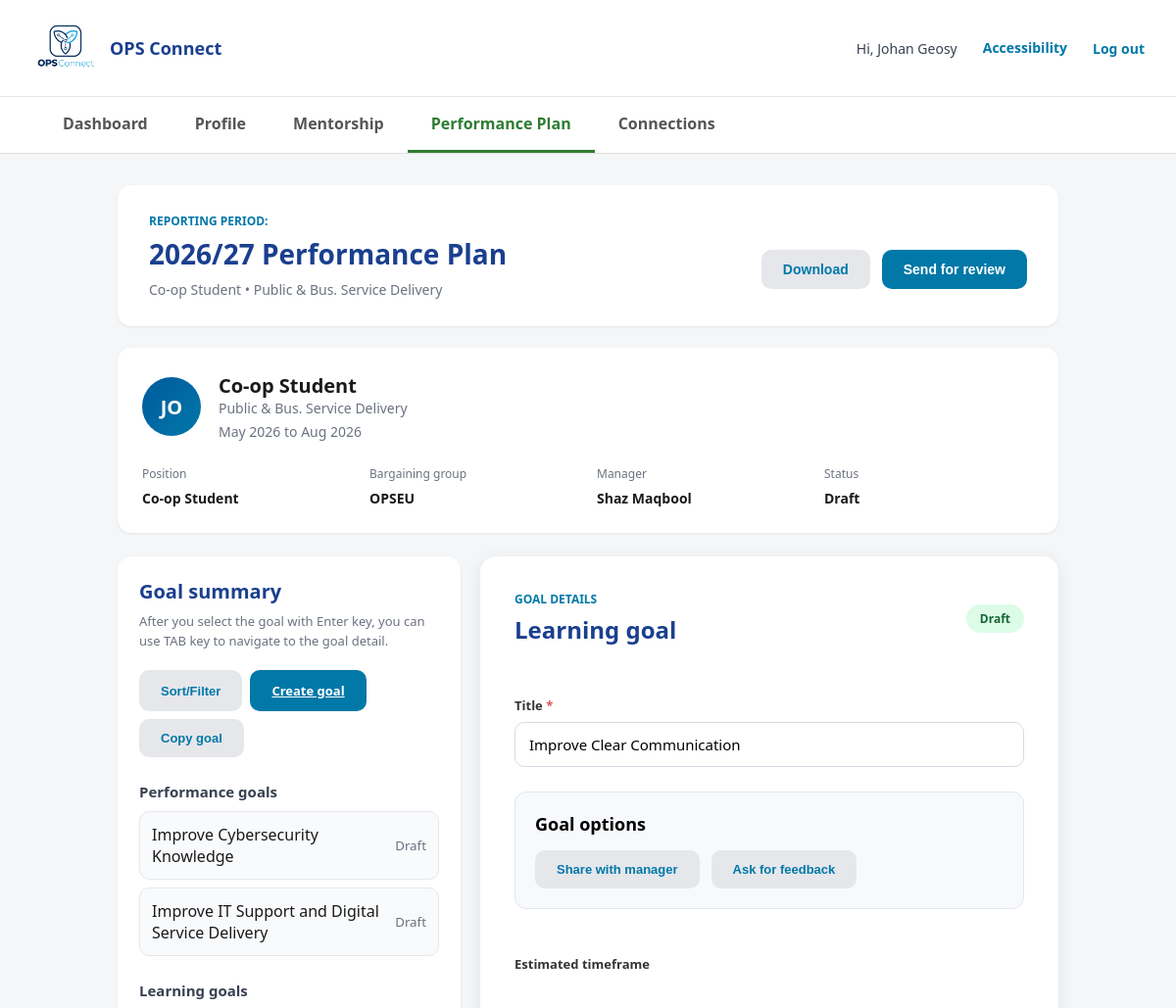
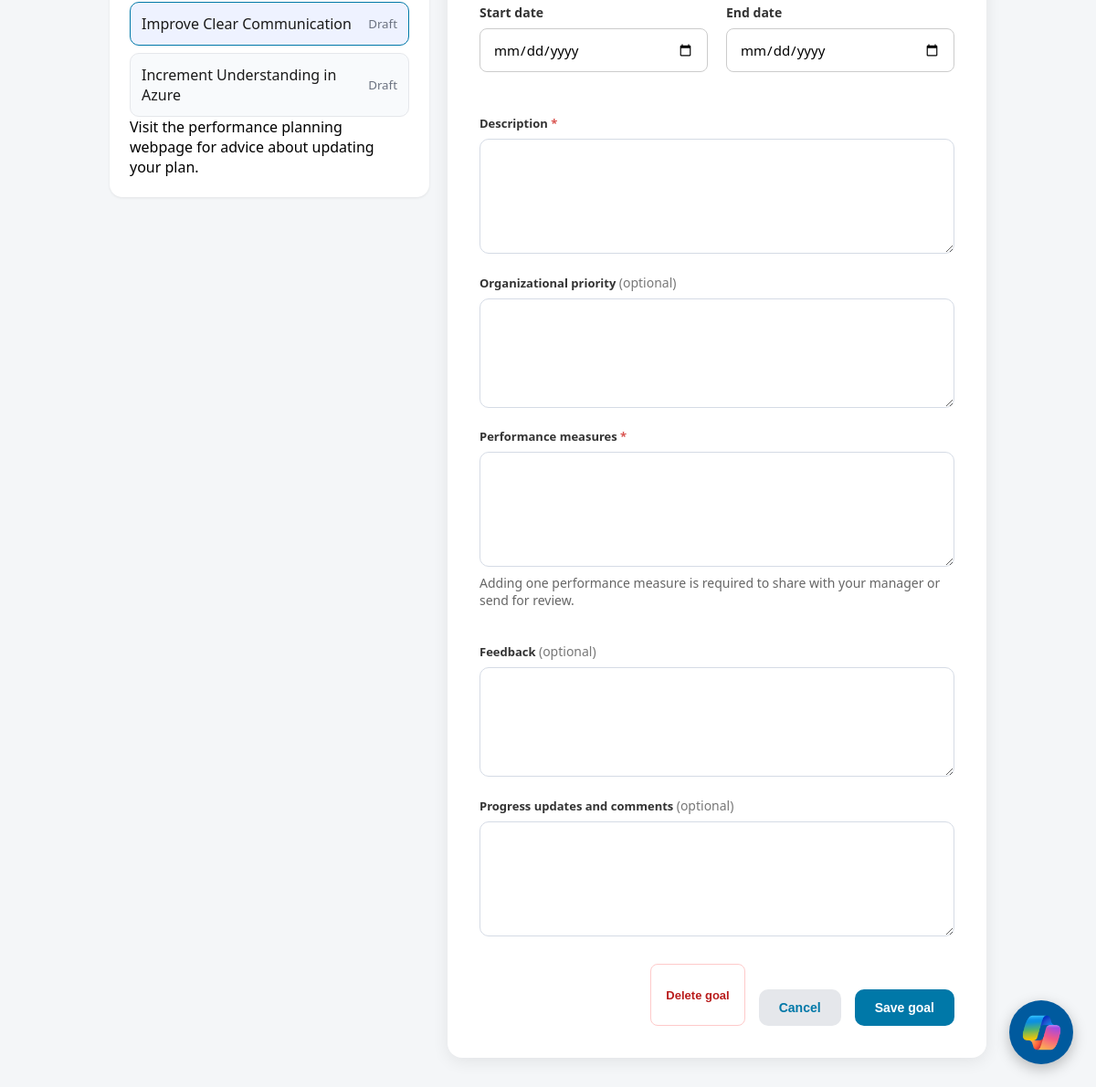
The app's page /performance?goal_id=19 with its own data (2 pictures, top to bottom).
### tables this page shows
CREATE TABLE goals (
        id INTEGER PRIMARY KEY AUTOINCREMENT,

        title TEXT NOT NULL,

        type TEXT NOT NULL,

        status TEXT DEFAULT 'Draft',

        estimated_timeframe TEXT,

        description TEXT,

        organizational_priority TEXT,

        performance_measures TEXT,

        feedback TEXT,

        progress_updates TEXT,

        created_at TIMESTAMP DEFAULT CURRENT_TIMESTAMP
    );

### app.py (the view)
@app.route("/performance")
def performance():
    user_name = session.get("user_name", "Johan Geosy")
    conn = get_db()
    goals = conn.execute(
        "SELECT * FROM goals ORDER BY created_at DESC"
    ).fetchall()
    selected_goal = None
    goal_id = request.args.get("goal_id")
    if goal_id:
        selected_goal = conn.execute(
            "SELECT * FROM goals WHERE id = ?",
            (goal_id,)
        ).fetchone()
    conn.close()
    return render_template(
        "performance.html",
        user_name=user_name,
        goals=goals,
        selected_goal=selected_goal
    )

### app.py (called while the page is built)
def get_db():
    conn = sqlite3.connect(DB_PATH)
    conn.row_factory = sqlite3.Row
    return conn

### templates/performance.html (shortened to what this page needs)
<!DOCTYPE html>
<html lang="en">
<head>
    <link rel="stylesheet" href="{{ url_for('static', filename='style.css') }}">
</head>
<body class="dashboard-body">
<nav class="topbar">
    <div class="topbar-brand">
        <img
            src="{{ url_for('static', filename='logo_ops.png') }}"
            class="topbar-logo"
            alt="Connect Logo"
        >
        <span>
            OPS Connect
        </span>
    </div>
    <div class="topbar-user">
        <span>
            Hi, {{ user_name }}
        </span>
        <button
        class="accessibility-btn"
        onclick="toggleAccessibility()">
         Accessibility
         </button>
        <a href="{{ url_for('logout') }}" class="logout-link">
            Log out
        </a>
    </div>
</nav>
<nav class="dashboard-tabs">
    <a href="{{ url_for('dashboard') }}">
        Dashboard
    </a>
    <a href="{{ url_for('profile') }}">
        Profile
    </a>
    <a href="{{ url_for('mentorship') }}">
        Mentorship
    </a>
    <a href="{{ url_for('performance') }}" class="active">
        Performance Plan
    </a>
    <a href="{{ url_for('connections') }}">
        Connections
    </a>
</nav>
<main class="dashboard-container">
<section class="performance-header-card">
    <div>
        <p class="eyebrow-text">
            Reporting period:
        </p>
        <h1>
            2026/27 Performance Plan
        </h1>
        <p class="performance-subtitle">
            Co-op Student • Public &amp; Bus. Service Delivery
        </p>
    </div>
    <div class="performance-header-actions">
        <button
            class="secondary-btn"
            type="button"
        >
            Download
        </button>
        <button
            class="primary-btn"
            type="button"
        >
            Send for review
        </button>
    </div>
</section>
<section class="plan-summary-card">
    <div class="plan-summary-main">
        <div class="profile-avatar">
            {{ user_name[:2].upper() }}
        </div>
        <div>
            <h2>
                Co-op Student
            </h2>
            <p>
                Public &amp; Bus. Service Delivery
            </p>
            <p class="muted-text">
                May 2026 to Aug 2026
            </p>
        </div>
    </div>
    <div class="plan-details-grid">
        <div>
            <span class="detail-label">
                Position
            </span>
            <strong>
                Co-op Student
            </strong>
        </div>
        <div>
            <span class="detail-label">
                Bargaining group
            </span>
            <strong>
                OPSEU
            </strong>
        </div>
        <div>
            <span class="detail-label">
                Manager
            </span>
            <strong>
                Shaz Maqbool
            </strong>
        </div>
        <div>
            <span class="detail-label">
                Status
            </span>
            <strong>
                Draft
            </strong>
        </div>
    </div>
</section>
{% if not goals or goals|length == 0 %}
<section class="empty-performance-card">
    <div class="empty-icon">
        +
    </div>
    <h2>
        No goals created yet
    </h2>
    <p>
        Start your performance plan by creating your first performance or learning goal.
        Your goals help define what you want to accomplish during the reporting period.
    </p>
    <div class="empty-actions">
        <a
            href="{{ url_for('create_goal') }}"
            class="primary-btn"
        >
            Create goal
        </a>
        <a
            href="#"
            class="secondary-btn"
        >
            Visit planning advice
        </a>
    </div>
</section>
{% else %}
<div class="performance-plan-layout">
<aside class="goal-summary-card">
    <div class="goal-summary-header">
        <div>
            <h2>
                Goal summary
            </h2>
            <p>
                After you select the goal with Enter key, you can use TAB key to navigate to the goal detail.
            </p>
        </div>
    </div>
    <div class="goal-actions-row">
        <button
            class="secondary-btn small-btn"
            type="button"
        >
            Sort/Filter
        </button>
        <a
            href="{{ url_for('create_goal') }}"
            class="primary-btn small-btn"
        >
            Create goal
        </a>
        <button
            class="secondary-btn small-btn"
            type="button"
        >
            Copy goal
        </button>
    </div>
    <div class="goal-list-section">
        <h3>
            Performance goals
        </h3>
        <div class="goal-list">
        {% for goal in goals if goal.type == "performance" %}
            <a
                href="{{ url_for('performance', goal_id=goal.id) }}"
                class="goal-list-item {% if selected_goal and selected_goal.id == goal.id %}active{% endif %}"
            >
                <span>
                    {{ goal.title }}
                </span>
                <small>
                    {{ goal.status }}
                </small>
            </a>
        {% else %}
            <p class="empty-mini-text">
                Select “Create goal” to add a performance goal.
            </p>
        {% endfor %}
        </div>
    </div>
    <div class="goal-list-section">
        <h3>
            Learning goals
        </h3>
        <div class="goal-list">
        {% for goal in goals if goal.type == "learning" %}
            <a
                href="{{ url_for('performance', goal_id=goal.id) }}"
                class="goal-list-item {% if selected_goal and selected_goal.id == goal.id %}active{% endif %}"
            >
                <span>
                    {{ goal.title }}
                </span>
                <small>
                    {{ goal.status }}
                </small>
            </a>
        {% else %}
            <p class="empty-mini-text">
                Select “Create goal” to add a learning goal.
            </p>
        {% endfor %}
        </div>
    </div>
    <div class="planning-help-box">
        <p>
            Visit the performance planning webpage for advice about updating your plan.
        </p>
    </div>
</aside>
<section class="goal-details-card">
{% if selected_goal %}
<div class="goal-details-header">
    <div>
        <p class="eyebrow-text">
            Goal details
        </p>
        <h2>
            {{ selected_goal.type|capitalize }} goal
        </h2>
    </div>
    <span class="status-pill">
        {{ selected_goal.status }}
    </span>
</div>
<form
    method="POST"
    action="{{ url_for('update_goal', goal_id=selected_goal.id) }}"
>
<label for="goal_title">
    Title
    <span class="required-star">
        *
    </span>
</label>
<input
    type="text"
    id="goal_title"
    name="goal_title"
    maxlength="75"
    value="{{ selected_goal.title }}"
    required
>
<div class="goal-options-card">
    <h3>
        Goal options
    </h3>
    <div class="goal-option-buttons">
        <button
            type="button"
            class="secondary-btn small-btn"
        >
            Share with manager
        </button>
        <button
            type="button"
            class="secondary-btn small-btn"
        >
            Ask for feedback
        </button>
    </div>
</div>
<label for="estimated_timeframe">
    Estimated timeframe
</label>
<div class="date-range-container">
    <div class="date-field">
        <label for="start_date">
            Start date
        </label>
        <input
            type="date"
            id="start_date"
            name="start_date"
        >
    </div>
    <div class="date-field">
        <label for="end_date">
            End date
        </label>
        <input
            type="date"
            id="end_date"
            name="end_date"
        >
    </div>
</div>
<label for="description">
    Description
    <span class="required-star">
        *
    </span>
</label>
<textarea
    id="description"
    name="description"
    rows="5"
    required
>{{ selected_goal.description }}</textarea>
<label for="organizational_priority">
    Organizational priority
    <span class="optional-text">
        (optional)
    </span>
</label>
<textarea
    id="organizational_priority"
    name="organizational_priority"
    rows="4"
>{{ selected_goal.organizational_priority }}</textarea>
<label for="performance_measures">
    Performance measures
    <span class="required-star">
        *
    </span>
</label>
<textarea
    id="performance_measures"
    name="performance_measures"
    rows="5"
    required
>{{ selected_goal.performance_measures }}</textarea>
<p class="small-help-text">
Adding one performance measure is required to share with your manager or send for review.
</p>
<label for="feedback">
    Feedback
    <span class="optional-text">
        (optional)
    </span>
</label>
<textarea
    id="feedback"
    name="feedback"
    rows="4"
>{{ selected_goal.feedback }}</textarea>
<label for="progress_updates">
    Progress updates and comments
    <span class="optional-text">
        (optional)
    </span>
</label>
<textarea
    id="progress_updates"
    name="progress_updates"
    rows="5"
>{{ selected_goal.progress_updates }}</textarea>
<div class="form-actions">
    <button
    type="submit"
    class="danger-btn small-btn"
    formaction="{{ url_for('delete_goal', goal_id=selected_goal.id) }}"
    formmethod="POST"
    formnovalidate
    onclick="event.stopPropagation(); return confirm('Are you sure you want to delete this goal?');"
>
Delete goal
</button>
    <button
        type="button"
        class="secondary-btn"
    >
        Cancel
    </button>
    <button
        type="submit"
        class="primary-btn"
    >
        Save goal
    </button>
</div>
{% endif %}
</section>
</div>
{% endif %}
</main>
</body>
<div id="aiButton" class="ai-button">
    <img src="{{ url_for('static', filename='ai_icon.png') }}" alt="AI Assistant">
</div>
</html>

### records on screen
goals: title "Improve Cybersecurity Knowledge", status "Draft"
goals: title "Improve IT Support and Digital Service Delivery", status "Draft"
goals: title "Improve Clear Communication", status "Draft", type "Learning", goal_title "Improve Clear Communication"
goals: title "Increment Understanding in Azure", status "Draft"

### other values on screen
{{ user_name }} "Johan Geosy"
{{ user_name[:2].upper() }} "JO"
